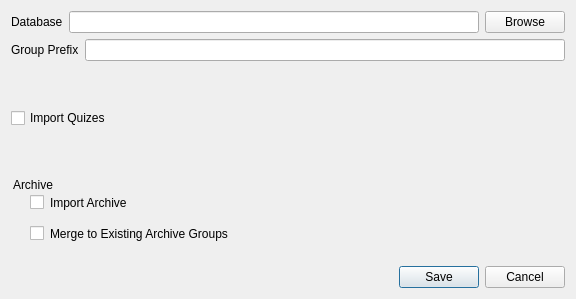
<?xml version="1.0" encoding="UTF-8"?>
<ui version="4.0">
 <class>QVocabularyImportDialog</class>
 <widget class="QDialog" name="QVocabularyImportDialog">
  <property name="geometry">
   <rect>
    <x>0</x>
    <y>0</y>
    <width>576</width>
    <height>299</height>
   </rect>
  </property>
  <property name="windowTitle">
   <string>Create New Database</string>
  </property>
  <property name="layoutDirection">
   <enum>Qt::LeftToRight</enum>
  </property>
  <layout class="QVBoxLayout" name="verticalLayout_2">
   <item>
    <layout class="QFormLayout" name="formLayout">
     <item row="0" column="0" colspan="2">
      <layout class="QHBoxLayout" name="horizontalLayout">
       <item>
        <widget class="QLabel" name="label">
         <property name="text">
          <string>Database</string>
         </property>
        </widget>
       </item>
       <item>
        <widget class="QLineEdit" name="leDatabase"/>
       </item>
       <item>
        <widget class="QPushButton" name="btnDatabaseBrowse">
         <property name="text">
          <string>Browse</string>
         </property>
        </widget>
       </item>
      </layout>
     </item>
     <item row="2" column="0">
      <widget class="QLabel" name="llGroupPrefix">
       <property name="text">
        <string>Group Prefix</string>
       </property>
      </widget>
     </item>
     <item row="2" column="1">
      <widget class="QLineEdit" name="leGroupPrefix"/>
     </item>
     <item row="4" column="1">
      <spacer name="verticalSpacer_2">
       <property name="orientation">
        <enum>Qt::Vertical</enum>
       </property>
       <property name="sizeHint" stdset="0">
        <size>
         <width>20</width>
         <height>40</height>
        </size>
       </property>
      </spacer>
     </item>
     <item row="5" column="0" colspan="2">
      <widget class="QCheckBox" name="chkImportQuizes">
       <property name="text">
        <string>Import Quizes</string>
       </property>
      </widget>
     </item>
     <item row="6" column="1">
      <spacer name="verticalSpacer">
       <property name="orientation">
        <enum>Qt::Vertical</enum>
       </property>
       <property name="sizeHint" stdset="0">
        <size>
         <width>20</width>
         <height>40</height>
        </size>
       </property>
      </spacer>
     </item>
     <item row="7" column="0" colspan="2">
      <widget class="QGroupBox" name="groupBoxArchive">
       <property name="styleSheet">
        <string notr="true">border-width: 2px;
border-radius: 10px;
padding: 5px;</string>
       </property>
       <property name="title">
        <string>Archive</string>
       </property>
       <layout class="QVBoxLayout" name="verticalLayout">
        <item>
         <widget class="QCheckBox" name="chkImportArchive">
          <property name="text">
           <string>Import Archive</string>
          </property>
         </widget>
        </item>
        <item>
         <widget class="QCheckBox" name="checkBox_3">
          <property name="text">
           <string>Merge to Existing Archive Groups</string>
          </property>
         </widget>
        </item>
       </layout>
      </widget>
     </item>
    </layout>
   </item>
   <item>
    <widget class="QDialogButtonBox" name="buttonBox">
     <property name="orientation">
      <enum>Qt::Horizontal</enum>
     </property>
     <property name="standardButtons">
      <set>QDialogButtonBox::Cancel|QDialogButtonBox::Save</set>
     </property>
    </widget>
   </item>
  </layout>
 </widget>
 <resources/>
 <connections>
  <connection>
   <sender>buttonBox</sender>
   <signal>accepted()</signal>
   <receiver>QVocabularyImportDialog</receiver>
   <slot>accept()</slot>
   <hints>
    <hint type="sourcelabel">
     <x>248</x>
     <y>254</y>
    </hint>
    <hint type="destinationlabel">
     <x>157</x>
     <y>274</y>
    </hint>
   </hints>
  </connection>
  <connection>
   <sender>buttonBox</sender>
   <signal>rejected()</signal>
   <receiver>QVocabularyImportDialog</receiver>
   <slot>reject()</slot>
   <hints>
    <hint type="sourcelabel">
     <x>316</x>
     <y>260</y>
    </hint>
    <hint type="destinationlabel">
     <x>286</x>
     <y>274</y>
    </hint>
   </hints>
  </connection>
 </connections>
</ui>
